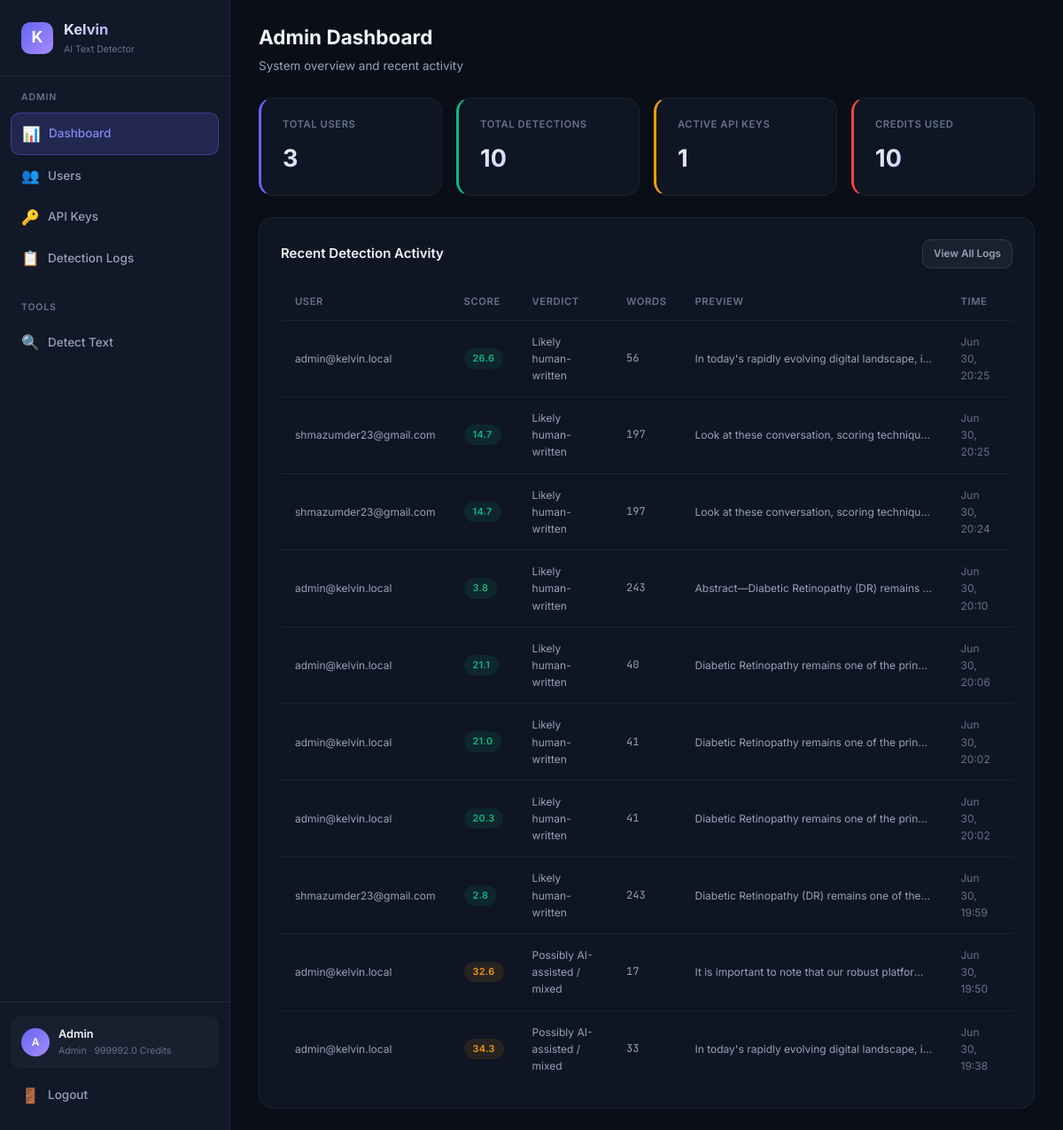
The app's page /admin/dashboard (signed in), older data.
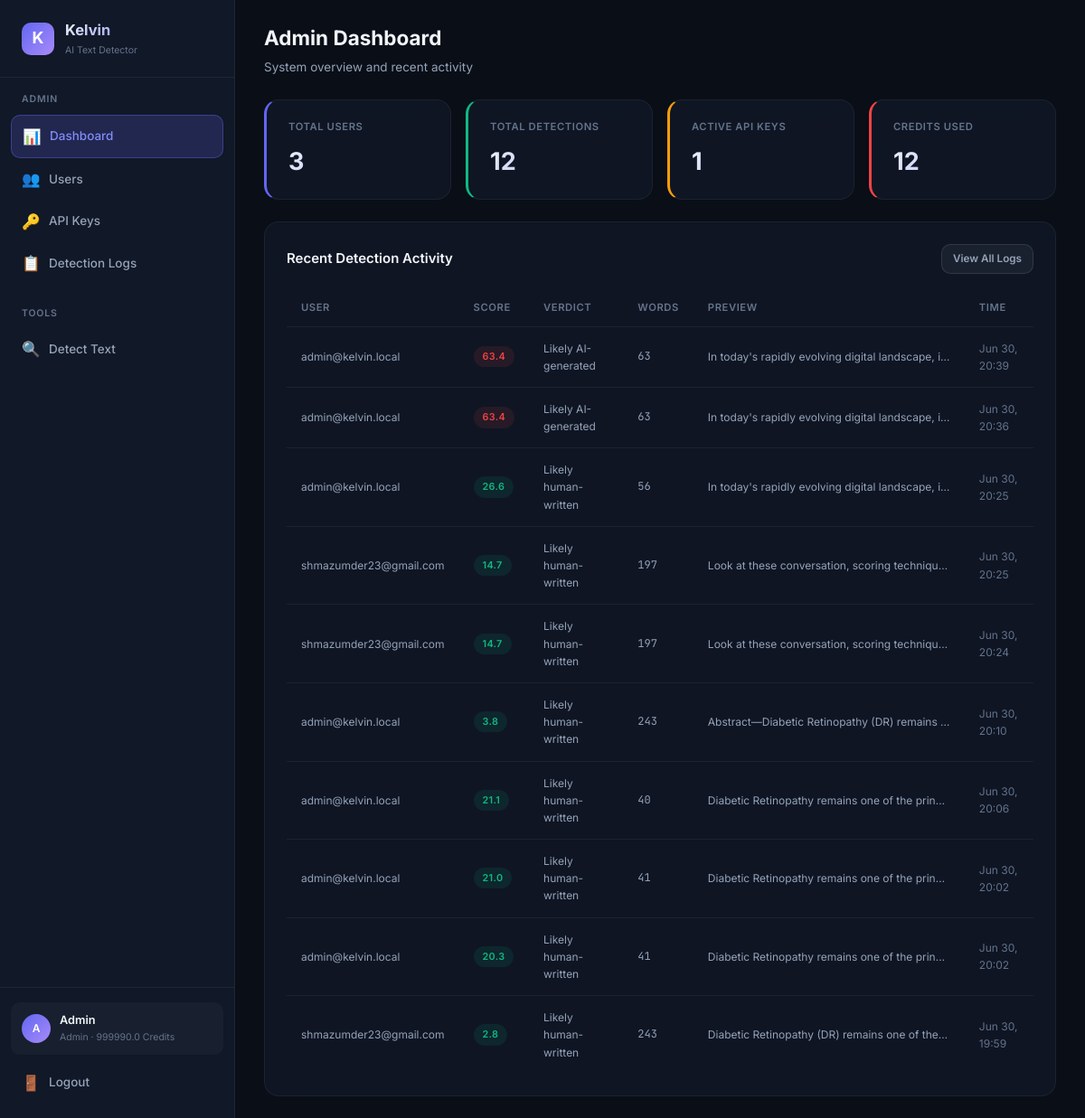
The same page, newer data.
### database.py (models this page shows, shortened)
class User(Base):
    __tablename__ = "users"
    id = Column(Integer, primary_key=True, autoincrement=True)
    email = Column(String(255), unique=True, nullable=False, index=True)
    password_hash = Column(String(255), nullable=False)
    display_name = Column(String(100), nullable=False)
    role = Column(String(20), nullable=False, default="user")  # "admin" or "user"
    balance = Column(Float, nullable=False, default=100.0)
    is_active = Column(Boolean, nullable=False, default=True)
    created_at = Column(DateTime, nullable=False, default=datetime.utcnow)
    api_keys = relationship("APIKeyRecord", back_populates="user", lazy="dynamic")
    detection_logs = relationship("DetectionLog", back_populates="user", lazy="dynamic")
    transactions = relationship("BalanceTransaction", back_populates="user", lazy="dynamic")

class DetectionLog(Base):
    __tablename__ = "detection_logs"
    id = Column(Integer, primary_key=True, autoincrement=True)
    user_id = Column(Integer, ForeignKey("users.id"), nullable=False, index=True)
    api_key_id = Column(Integer, ForeignKey("api_keys.id"), nullable=True)
    input_text = Column(Text, nullable=False)
    output_json = Column(Text, nullable=False)  # JSON string
    score = Column(Float, nullable=True)
    verdict = Column(String(50), nullable=True)
    model_used = Column(String(30), nullable=True)
    cost = Column(Float, nullable=False, default=1.0)
    word_count = Column(Integer, nullable=True)
    ip_address = Column(String(45), nullable=True)
    created_at = Column(DateTime, nullable=False, default=datetime.utcnow)
    user = relationship("User", back_populates="detection_logs")
    api_key = relationship("APIKeyRecord", back_populates="detection_logs")
    __table_args__ = (
        Index("idx_logs_user_created", "user_id", "created_at"),
    )

### detect-ai.py (the view)
@app.get("/admin/dashboard", response_class=HTMLResponse)
async def admin_dashboard(request: Request, db: Session = Depends(get_db_session)):
    _require_admin_web(request, db)
    total_users = db.query(func.count(User.id)).scalar()
    total_requests = db.query(func.count(DetectionLog.id)).scalar()
    active_keys = db.query(func.count(APIKeyRecord.id)).filter(APIKeyRecord.is_revoked == False).scalar()
    total_credits = db.query(func.sum(DetectionLog.cost)).scalar() or 0
    recent_logs = db.query(DetectionLog).order_by(desc(DetectionLog.created_at)).limit(10).all()
    for log in recent_logs:
        u = db.query(User).filter(User.id == log.user_id).first()
        log.user_email = u.email if u else "unknown"
    return _render(request, db, "admin/dashboard.html", total_users=total_users, total_requests=total_requests, active_keys=active_keys, total_credits=total_credits, recent_logs=recent_logs)

### templates/admin/dashboard.html (shortened to what this page needs)
{% extends "base.html" %}
{% set active_page = 'admin-dashboard' %}
{% block page_header %}
<div class="page-header">
    <h2>Admin Dashboard</h2>
    <p>System overview and recent activity</p>
</div>
{% endblock %}
{% block content %}
<div class="stats-grid">
    <div class="stat-card accent">
        <div class="stat-label">Total Users</div>
        <div class="stat-value">{{ total_users }}</div>
    </div>
    <div class="stat-card green">
        <div class="stat-label">Total Detections</div>
        <div class="stat-value">{{ total_requests }}</div>
    </div>
    <div class="stat-card yellow">
        <div class="stat-label">Active API Keys</div>
        <div class="stat-value">{{ active_keys }}</div>
    </div>
    <div class="stat-card red">
        <div class="stat-label">Credits Used</div>
        <div class="stat-value">{{ total_credits | round(0) | int }}</div>
    </div>
</div>
<div class="card">
    <div class="card-header">
        <h3>Recent Detection Activity</h3>
        <a href="/admin/logs" class="btn btn-secondary btn-sm">View All Logs</a>
    </div>
    {% if recent_logs %}
    <div class="table-container">
        <table>
            <thead>
                <tr>
                    <th>User</th>
                    <th>Score</th>
                    <th>Verdict</th>
                    <th>Words</th>
                    <th>Preview</th>
                    <th>Time</th>
                </tr>
            </thead>
            <tbody>
                {% for log in recent_logs %}
                <tr>
                    <td class="text-sm">{{ log.user_email }}</td>
                    <td>
                        <span class="badge {% if log.score and log.score >= 60 %}badge-red{% elif log.score and log.score >= 30 %}badge-yellow{% else %}badge-green{% endif %}">
                            {{ log.score | round(1) if log.score else '—' }}
                        </span>
                    </td>
                    <td class="text-sm">{{ log.verdict or '—' }}</td>
                    <td class="text-mono text-sm">{{ log.word_count or '—' }}</td>
                    <td class="truncate text-sm">{{ log.input_text[:60] }}{% if log.input_text|length > 60 %}...{% endif %}</td>
                    <td class="text-sm text-muted">{{ log.created_at.strftime('%b %d, %H:%M') if log.created_at else '—' }}</td>
                </tr>
                {% endfor %}
            </tbody>
        </table>
    </div>
    {% else %}
    <div class="empty-state">
        <div class="empty-icon">📊</div>
        <h3>No activity yet</h3>
    </div>
    {% endif %}
</div>
{% endblock %}

### templates/base.html (shortened to what this page needs)
<!DOCTYPE html>
<html lang="en">
<head>
    <link rel="stylesheet" href="/static/css/style.css?v=3">
</head>
<body>
    {% block body %}
    <div class="app-layout">
        <aside class="sidebar">
            <div class="sidebar-brand">
                <div class="brand-icon">K</div>
                <div>
                    <h1>Kelvin</h1>
                    <div class="brand-version">AI Text Detector</div>
                </div>
            </div>
            <nav class="sidebar-nav">
                {% if user and user.role == 'admin' %}
                <div class="nav-section">
                    <div class="nav-section-title">Admin</div>
                    <a href="/admin/dashboard" class="nav-link {% if active_page == 'admin-dashboard' %}active{% endif %}">
                        <span class="nav-icon">📊</span> Dashboard
                    </a>
                    <a href="/admin/users" class="nav-link {% if active_page == 'admin-users' %}active{% endif %}">
                        <span class="nav-icon">👥</span> Users
                    </a>
                    <a href="/admin/keys" class="nav-link {% if active_page == 'admin-keys' %}active{% endif %}">
                        <span class="nav-icon">🔑</span> API Keys
                    </a>
                    <a href="/admin/logs" class="nav-link {% if active_page == 'admin-logs' %}active{% endif %}">
                        <span class="nav-icon">📋</span> Detection Logs
                    </a>
                </div>
                <div class="nav-section">
                    <div class="nav-section-title">Tools</div>
                    <a href="/dashboard/detect" class="nav-link {% if active_page == 'detect' %}active{% endif %}">
                        <span class="nav-icon">🔍</span> Detect Text
                    </a>
                </div>
                {% endif %}
            </nav>
            {% if user %}
            <div class="sidebar-footer">
                <div class="sidebar-user">
                    <div class="user-avatar">{{ user.display_name[0] | upper }}</div>
                    <div class="user-info">
                        <div class="user-name">{{ user.display_name }}</div>
                        <div class="user-role">{{ user.role }} · {{ user.balance | round(1) }} credits</div>
                    </div>
                </div>
                <a href="/logout" class="nav-link" style="margin-top: 8px;">
                    <span class="nav-icon">🚪</span> Logout
                </a>
            </div>
            {% endif %}
        </aside>
        <main class="main-content">
            {% block page_header %}{% endblock %}
            <div class="page-body">
                {% block content %}{% endblock %}
            </div>
        </main>
    </div>
    {% endblock %}
</body>
</html>

Row changes from the older to the newer data that the page shows:
no longer on this page (row unchanged): DetectionLog: user_email "admin@kelvin.local", score "32.6", verdict "Possibly AI-assisted / mixed", word_count "17", input_text "It is important to note that our robust platfor…", created_at "Jun 30, 19:50"
no longer on this page (row unchanged): DetectionLog: user_email "admin@kelvin.local", score "34.3", verdict "Possibly AI-assisted / mixed", word_count "33", input_text "In today's rapidly evolving digital landscape, i…", created_at "Jun 30, 19:38"
changed User "Admin": balance "999992.0" → "999990.0"
added DetectionLog: user_email "admin@kelvin.local", score "63.4", verdict "Likely AI-generated", word_count "63", input_text "In today's rapidly evolving digital landscape, i…", created_at "Jun 30, 20:39"
added DetectionLog: user_email "admin@kelvin.local", score "63.4", verdict "Likely AI-generated", word_count "63", input_text "In today's rapidly evolving digital landscape, i…", created_at "Jun 30, 20:36"
Text that changed along with them:
{{ total_requests }}: "10" → "12"
{{ total_credits | round(0) | int }}: "10" → "12"
